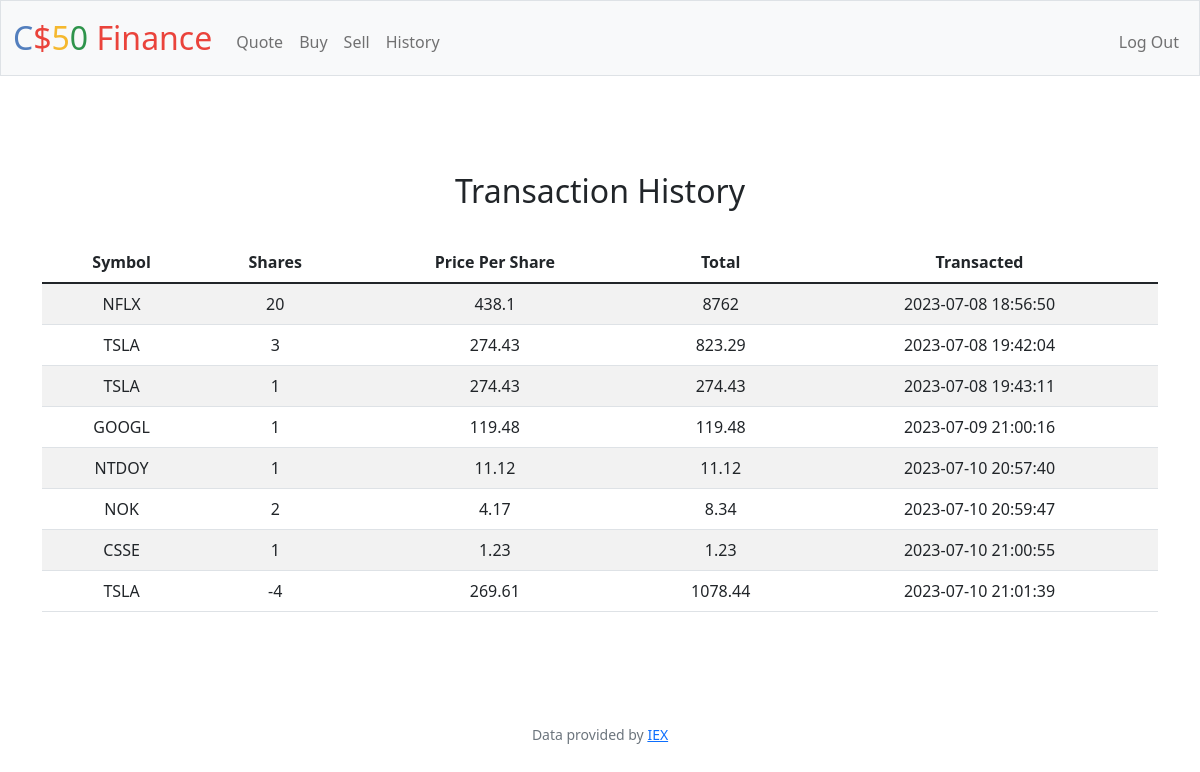
Screenshot of /history (signed in) with the database file from the repository.
### tables this page shows
CREATE TABLE purchases (
id INTEGER PRIMARY KEY AUTOINCREMENT NOT NULL, 
user_id INTEGER NOT NULL, 
symbol TEXT NOT NULL, 
shares INTEGER NOT NULL, 
price NUMERIC NOT NULL, 
total NUMBERIC NOT NULL, 
timestamp DATETIME DEFAULT CURRENT_TIMESTAMP, 
FOREIGN KEY (user_id) REFERENCES users(id)
);

### app.py (the view)
@app.route("/history")
@login_required
def history():
    transactions = db.execute("SELECT symbol, shares, price, total, timestamp FROM purchases WHERE user_id = ?", session["user_id"])
    return render_template("history.html", transactions = transactions)

### app.py (called while the page is built)
@app.after_request
def after_request(response):
    response.headers["Cache-Control"] = "no-cache, no-store, must-revalidate"
    response.headers["Expires"] = 0
    response.headers["Pragma"] = "no-cache"
    return response

### helpers.py (called while the page is built)
def login_required(f):
    @wraps(f)
    def decorated_function(*args, **kwargs):
        if session.get("user_id") is None:
            return redirect("/login")
        return f(*args, **kwargs)
    return decorated_function

### templates/history.html (shortened to what this page needs)
{% extends "layout.html" %}
{% block main %}
 <main class="container py-5 text-center">
    <h2>Transaction History</h2><br>
    <table class="table table-striped">
        <thead>
            <tr>
                <th>Symbol</th>
                <th>Shares</th>
                <th>Price Per Share</th>
                <th>Total</th>
                <th>Transacted</th>
            </tr>
        </thead>
        <tbody>
            {% for row in transactions %}
                <tr>
                    <td>{{row.symbol}}</td>
                    <td>{{row.shares}}</td>
                    <td>{{row.price}}</td>
                    <td>{{row.total}}</td>
                    <td>{{row.timestamp}}</td>
                </tr>
            {% endfor %}
        </tbody>
    </table>
 </main>
{% endblock %}

### templates/layout.html (shortened to what this page needs)
<!DOCTYPE html>
<html lang="en">
    <head>
        <link href="https://cdn.jsdelivr.net/npm/bootstrap@5.1.3/dist/css/bootstrap.min.css" rel="stylesheet">
        <link href="/static/styles.css" rel="stylesheet">
    </head>
    <body>
        <nav class="bg-light border navbar navbar-expand-md navbar-light">
            <div class="container-fluid">
                <a class="navbar-brand" href="/"><span class="blue">C</span><span class="red">$</span><span class="yellow">5</span><span class="green">0</span> <span class="red">Finance</span></a>
                <div class="collapse navbar-collapse" id="navbar">
                    {% if session["user_id"] %}
                        <ul class="navbar-nav me-auto mt-2">
                            <li class="nav-item"><a class="nav-link" href="/quote">Quote</a></li>
                            <li class="nav-item"><a class="nav-link" href="/buy">Buy</a></li>
                            <li class="nav-item"><a class="nav-link" href="/sell">Sell</a></li>
                            <li class="nav-item"><a class="nav-link" href="/history">History</a></li>
                        </ul>
                        <ul class="navbar-nav ms-auto mt-2">
                            <li class="nav-item"><a class="nav-link" href="/logout">Log Out</a></li>
                        </ul>
                    {% else %}
                        <ul class="navbar-nav ms-auto mt-2">
                            <li class="nav-item"><a class="nav-link" href="/register">Register</a></li>
                            <li class="nav-item"><a class="nav-link" href="/login">Log In</a></li>
                        </ul>
                    {% endif %}
                </div>
            </div>
        </nav>
        <main class="container-fluid py-5 text-center">
            {% block main %}{% endblock %}
        </main>
        <footer class="mb-5 small text-center text-muted">
            Data provided by <a href="https://iexcloud.io/">IEX</a>
        </footer>
    </body>
</html>

### static/styles.css (style rules this page uses)
nav .navbar-brand { font-size: xx-large; }
nav .navbar-brand .blue { color: #537fbe; }
nav .navbar-brand .red { color: #ea433b; }
nav .navbar-brand .yellow { color: #f5b82e; }
nav .navbar-brand .green { color: #2e944b; }

### rows the page displays
purchases: symbol "NFLX", shares "20", price "438.1", total "8762", timestamp "2023-07-08 18:56:50"
purchases: symbol "TSLA", shares "3", price "274.43", total "823.29", timestamp "2023-07-08 19:42:04"
purchases: symbol "TSLA", shares "1", price "274.43", total "274.43", timestamp "2023-07-08 19:43:11"
purchases: symbol "GOOGL", shares "1", price "119.48", total "119.48", timestamp "2023-07-09 21:00:16"
purchases: symbol "NTDOY", shares "1", price "11.12", total "11.12", timestamp "2023-07-10 20:57:40"
purchases: symbol "NOK", shares "2", price "4.17", total "8.34", timestamp "2023-07-10 20:59:47"
purchases: symbol "CSSE", shares "1", price "1.23", total "1.23", timestamp "2023-07-10 21:00:55"
purchases: symbol "TSLA", shares "-4", price "269.61", total "1078.44", timestamp "2023-07-10 21:01:39"
